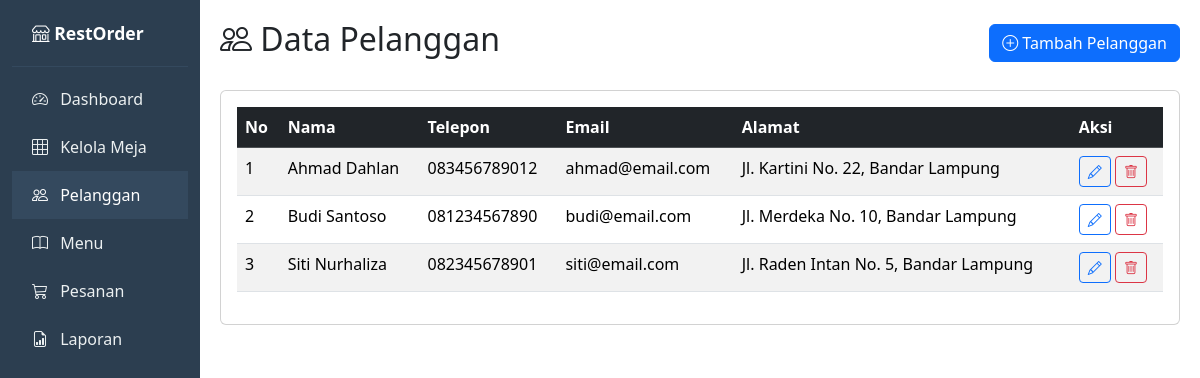
/?page=pelanggan, run on the app's committed database.
### tables this page shows
CREATE TABLE IF NOT EXISTS pelanggan (
    id          INT UNSIGNED AUTO_INCREMENT PRIMARY KEY,
    nama        VARCHAR(100) NOT NULL,
    no_telepon  VARCHAR(20) DEFAULT NULL,
    email       VARCHAR(100) DEFAULT NULL,
    alamat      TEXT DEFAULT NULL,
    created_at  TIMESTAMP DEFAULT CURRENT_TIMESTAMP,
    updated_at  TIMESTAMP DEFAULT CURRENT_TIMESTAMP ON UPDATE CURRENT_TIMESTAMP
);

### src/Controllers/PelangganController.php (called while the page is built, shortened)
<?php
class PelangganController extends BaseController
{
    private PelangganRepository $repo;
    public function __construct(\PDO $pdo)
    {
        $this->repo = new PelangganRepository($pdo);
    }
    public function index(): void
    {
        $pelangganList = $this->repo->findAll();
        $this->render('pelanggan/index.php', [
            'pageTitle'      => 'Data Pelanggan',
            'currentPage'    => 'pelanggan',
            'pelangganList'  => $pelangganList,
        ]);
    }
}

### public/index.php (called while the page is built, shortened)
<?php
$pdo = require __DIR__ . '/../config/database.php';
$action = $_GET['action'] ?? 'index';
try {
    $controller = new $controllerClass($pdo);
    $controller->$action();
} catch (\Exception $e) {
    error_log($e->getMessage());
    http_response_code(500);
    echo "Terjadi kesalahan pada server. Silakan coba lagi.";
}

### src/Repositories/PelangganRepository.php (called while the page is built, shortened)
<?php
class PelangganRepository
{
    private PDO $pdo;
    public function __construct(PDO $pdo)
    {
        $this->pdo = $pdo;
    }
    public function findAll(): array
    {
        $stmt = $this->pdo->query("SELECT * FROM pelanggan ORDER BY nama ASC");
        $rows = $stmt->fetchAll();
        $result = [];
        foreach ($rows as $row) {
            $result[] = $this->mapToModel($row);
        }
        return $result;
    }
    private function mapToModel(array $row): Pelanggan
    {
        return new Pelanggan(
            nama: $row['nama'],
            kontak: $row['no_telepon'],
            id: (int) $row['id'],
            email: $row['email'],
            alamat: $row['alamat']
        );
    }
}

### src/Models/Pengguna.php (called while the page is built, shortened)
<?php
abstract class Pengguna
{
    protected ?int $id;
    protected string $nama;
    protected ?string $kontak;
    public function __construct(
        string $nama = '',
        ?string $kontak = null,
        ?int $id = null
    ) {
        $this->nama   = $nama;
        $this->kontak = $kontak;
        $this->id     = $id;
    }
    public function getId(): ?int
    {
        return $this->id;
    }
    public function getNama(): string
    {
        return $this->nama;
    }
    public function getKontak(): ?string
    {
        return $this->kontak;
    }
}

### src/Models/Pelanggan.php (called while the page is built, shortened)
<?php
class Pelanggan extends Pengguna
{
    private ?string $email;
    private ?string $alamat;
    public function __construct(
        string $nama = '',
        ?string $kontak = null,
        ?int $id = null,
        ?string $email = null,
        ?string $alamat = null
    ) {
        $this->email  = $email;
        $this->alamat = $alamat;
    }
    public function getEmail(): ?string
    {
        return $this->email;
    }
    public function getAlamat(): ?string
    {
        return $this->alamat;
    }
}

### views/pelanggan/index.php (the view)
<div class="d-flex justify-content-between align-items-center mb-4">
    <h2><i class="bi bi-people"></i> Data Pelanggan</h2>
    <a href="?page=pelanggan&action=create" class="btn btn-primary">
        <i class="bi bi-plus-circle"></i> Tambah Pelanggan
    </a>
</div>
<div class="card">
    <div class="card-body">
        <div class="table-responsive">
            <table class="table table-striped table-hover">
                <thead class="table-dark">
                    <tr>
                        <th>No</th>
                        <th>Nama</th>
                        <th>Telepon</th>
                        <th>Email</th>
                        <th>Alamat</th>
                        <th>Aksi</th>
                    </tr>
                </thead>
                <tbody>
                    <?php if (empty($pelangganList)): ?>
                        <tr><td colspan="6" class="text-center text-muted">Belum ada data pelanggan.</td></tr>
                    <?php else: ?>
                        <?php foreach ($pelangganList as $i => $p): ?>
                        <tr>
                            <td><?= $i + 1 ?></td>
                            <td><?= htmlspecialchars($p->getNama()) ?></td>
                            <td><?= htmlspecialchars($p->getKontak() ?? '-') ?></td>
                            <td><?= htmlspecialchars($p->getEmail() ?? '-') ?></td>
                            <td><?= htmlspecialchars($p->getAlamat() ?? '-') ?></td>
                            <td>
                                <a href="?page=pelanggan&action=edit&id=<?= $p->getId() ?>"
                                   class="btn btn-sm btn-outline-primary" title="Edit">
                                    <i class="bi bi-pencil"></i>
                                </a>
                                <a href="?page=pelanggan&action=delete&id=<?= $p->getId() ?>"
                                   class="btn btn-sm btn-outline-danger" title="Hapus"
                                   onclick="return confirm('Yakin hapus pelanggan ini?')">
                                    <i class="bi bi-trash"></i>
                                </a>
                            </td>
                        </tr>
                        <?php endforeach; ?>
                    <?php endif; ?>
                </tbody>
            </table>
        </div>
    </div>
</div>

### data on the page
pelanggan: nama "Ahmad Dahlan", no_telepon "083456789012", email "ahmad@email.com", alamat "Jl. Kartini No. 22, Bandar Lampung"
pelanggan: nama "Budi Santoso", no_telepon "081234567890", email "budi@email.com", alamat "Jl. Merdeka No. 10, Bandar Lampung"
pelanggan: nama "Siti Nurhaliza", no_telepon "082345678901", email "siti@email.com", alamat "Jl. Raden Intan No. 5, Bandar Lampung"
